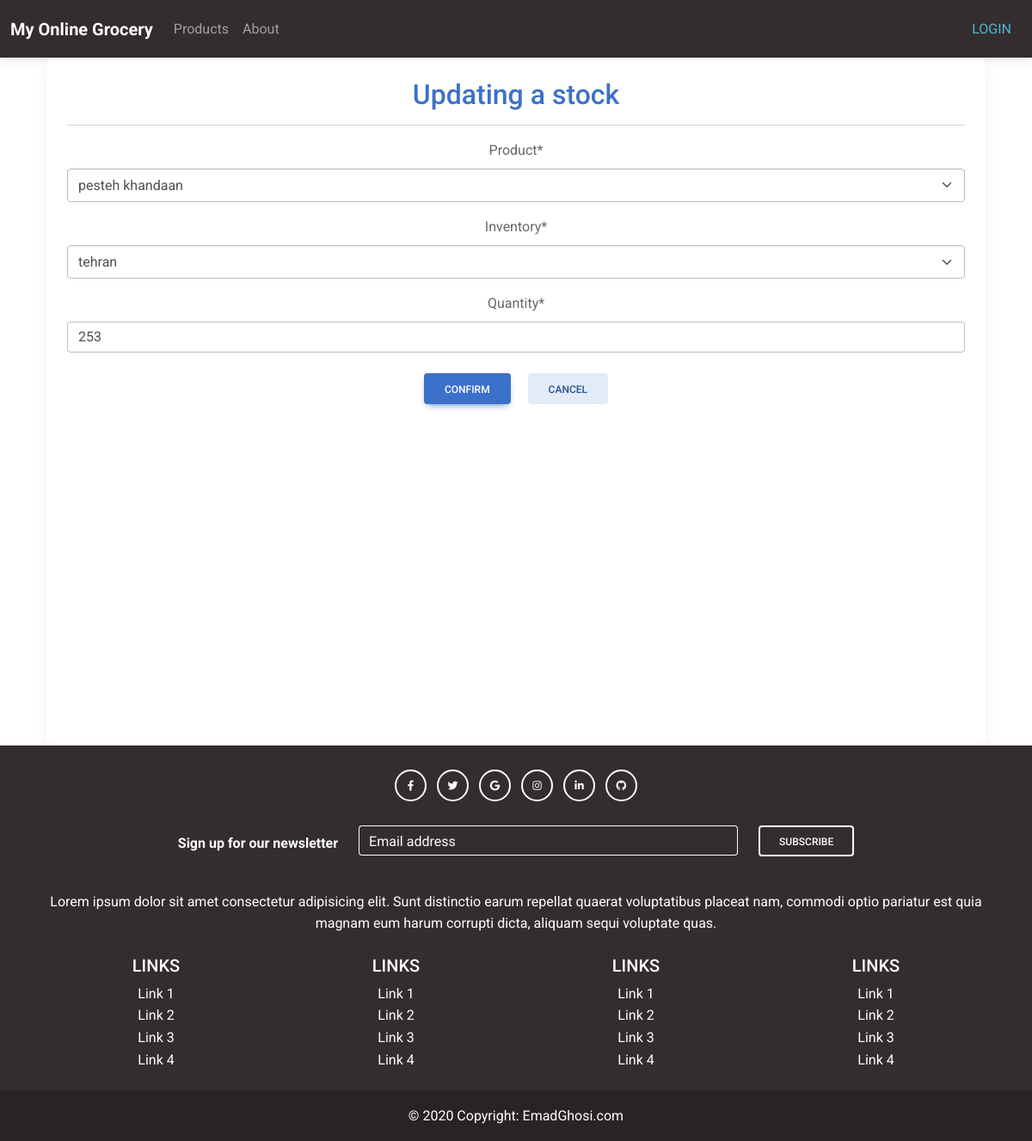
Page /inventory/stockupdate/9/ on the committed database.
### inventory/models.py (models this page shows, shortened)
class Stock(models.Model):
    product = models.ForeignKey(Product,
            related_name='stock_product',
            on_delete=models.CASCADE,)
    inventory = models.ForeignKey(Inventory,
            related_name='stock_inventory',
            on_delete=models.CASCADE,)
    quantity = models.PositiveIntegerField(default=0)

### inventory/views.py (the view)
# urls.py: path('stockupdate/<int:pk>/', views.StockUpdateView.as_view(), name='stockupdate'),
class StockUpdateView(UpdateView,LoginRequiredMixin):
    model = Stock
    template_name = 'stockupdate.html'
    fields = "__all__"

### inventory/models.py (called while the page is built)
    def __str__(self):
        return self.city.name

    def __str__(self):
        return self.name

### templates/stockupdate.html (shortened to what this page needs)
{% extends 'base.html' %}
{% load static %}
{% load crispy_forms_tags %}
{% block content %}
<html>
<head>
  <link
  href="https://cdnjs.cloudflare.com/ajax/libs/font-awesome/6.0.0/css/all.min.css"
  rel="stylesheet"
/>
<link
  href="https://cdnjs.cloudflare.com/ajax/libs/mdb-ui-kit/6.4.0/mdb.min.css"
  rel="stylesheet"
/>
</head>
<body>
    <div class="container-fluid">
        <div class="card text-center h-100">
          <div class="card-body" >
            <h2 class="text-primary">Updating a stock</h2>
            <hr>
            <form action="" method="post">
                  {{ form | crispy }}
                  <input type="submit"class="btn  btn-primary m-2 " value="Confirm">
                  <a
                              href="{% url 'admstocklist' %}"
                                class="btn  btn-secondary m-2 "
                                role="btn"
                                >Cancel</a
                              >
            </form>
        </div>
        </div>
      </div>
  </div>
</body>
</html>
{% endblock content %}

### static/css/base.css (style rules this page uses)
body { font-family: "Roboto", -apple-system, BlinkMacSystemFont, "Segoe UI", Roboto, "Helvetica Neue", Arial, "Noto Sans", sans-serif, "Apple Color Emoji", "Segoe UI Emoji", "Segoe UI Symbol", "Noto Color Emoji"; }
h1, h2, h3, h4, h5, h6, .h1, .h2, .h3, .h4, .h5, .h6 { font-family: "Roboto", -apple-system, BlinkMacSystemFont, "Segoe UI", Roboto, "Helvetica Neue", Arial, "Noto Sans", sans-serif, "Apple Color Emoji", "Segoe UI Emoji", "Segoe UI Symbol", "Noto Color Emoji"; }
a { -webkit-transition: .3s all ease; -o-transition: .3s all ease; transition: .3s all ease; }
a, a:hover { text-decoration: none !important; }

### templates/base.html (style rules this page uses)
.page-container { position: relative; min-height: 100vh; }

### rows in the picture
Stock: product "pesteh khandaan", inventory "tehran", quantity "253"
